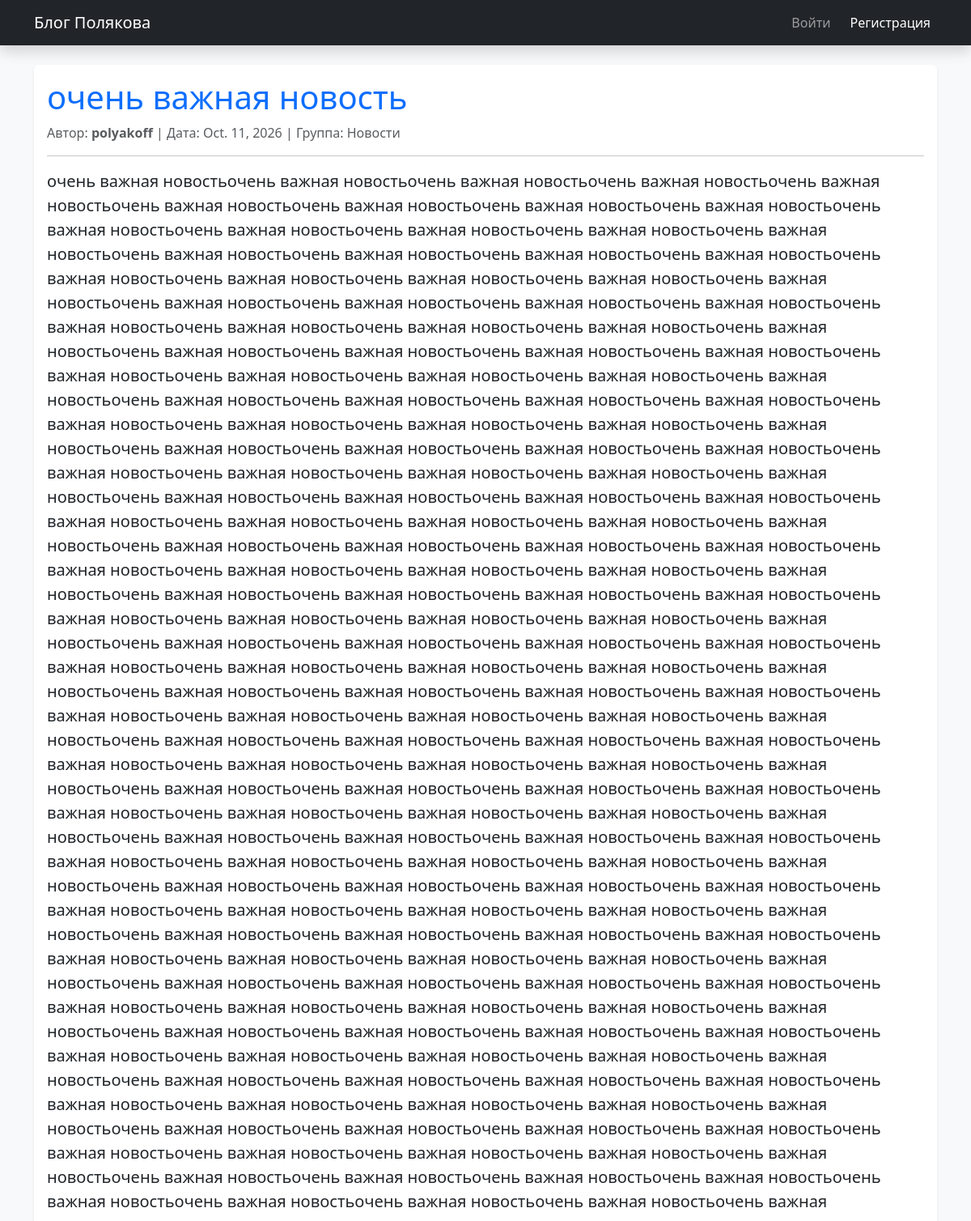
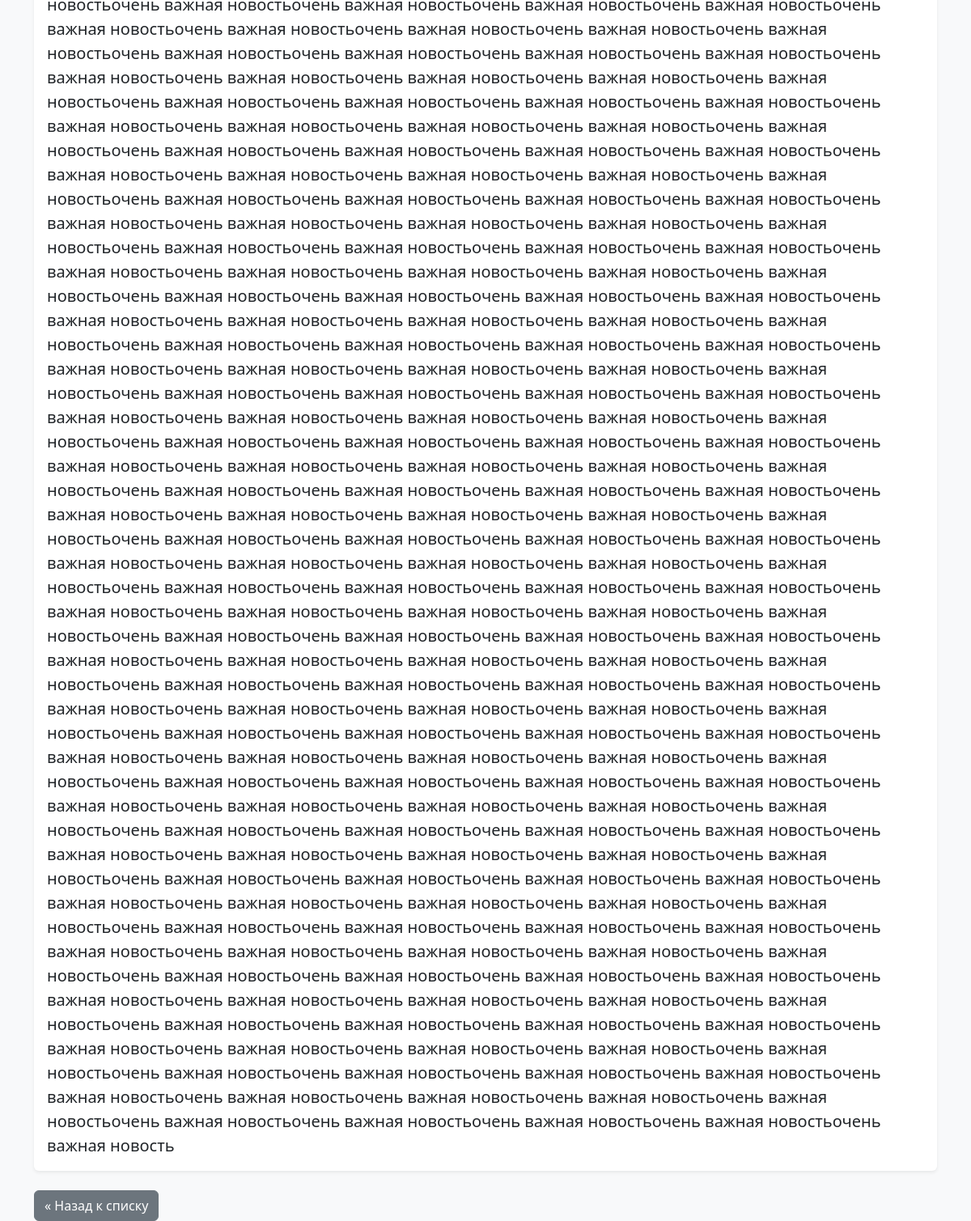
Screenshot of /article/2/ with the database file from the repository (2 pictures, top to bottom).
### blog/models.py (models this page shows, shortened)
class Article(models.Model):
    title = models.CharField(max_length=250, verbose_name="Название статьи")
    content = models.TextField(verbose_name="Текст статьи")
    date_published = models.DateField(auto_now_add=True, verbose_name="Дата публикации")
    author = models.ForeignKey(User, on_delete=models.CASCADE, verbose_name="Автор")
    category = models.ForeignKey(Category, on_delete=models.SET_NULL, null=True, blank=True, verbose_name="Группа")

class Category(models.Model):
    name = models.CharField(max_length=100, verbose_name="Название группы")

### blog/views.py (the view)
# urls.py: path('article/<int:pk>/', views.article_detail, name='article_detail'),
def article_detail(request, pk):
    article = get_object_or_404(Article, pk=pk)
    return render(request, 'blog/article_detail.html', {'article': article})

### blog/templates/blog/article_detail.html (shortened to what this page needs)
{% extends 'blog/base.html' %}
{% block content %}
<div class="card shadow-sm mb-4 border-0">
    <div class="card-body">
        <h1 class="card-title text-primary">{{ article.title }}</h1>
        <p class="text-muted">Автор: <b>{{ article.author.username }}</b> | Дата: {{ article.date_published }} | Группа: {{ article.category.name|default:"-" }}</p>
        <hr>
        <p class="card-text fs-5" style="white-space: pre-wrap;">{{ article.content }}</p>
    </div>
</div>
<a href="{% url 'article_list' %}" class="btn btn-secondary">&laquo; Назад к списку</a>
{% endblock %}

### rows the page displays
Article: title "очень важная новость", author.username "polyakoff", date_published "Oct. 11, 2026", category.name "Новости", content "очень важная новостьочень важная новостьочень важная новостьочень важная новостьочень важная новостьочень важная новостьочень важная новостьочень важная новостьочень важная новостьочень важная новостьочень важная новостьочень важная новостьочень важная новостьочень важная новостьочень важная новостьочень важная новостьочень важная новостьочень важная новостьочень важная новостьочень важная новостьочень важная новостьочень важная новостьочень важная новостьочень важная новостьочень важная новостьочень важная новостьочень важная новостьочень важная новостьочень важная новостьочень важная новостьочень важная новостьочень важная новостьочень важная новостьочень важная новостьочень важная…"
